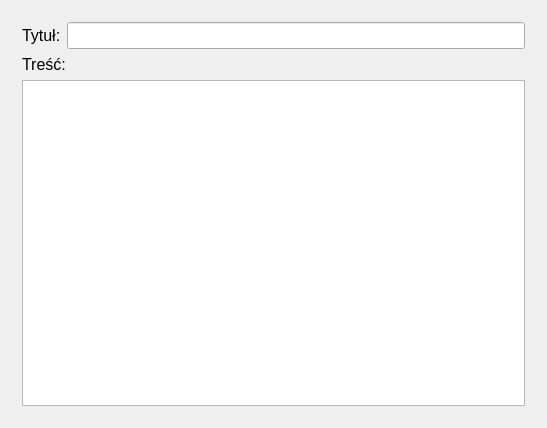
<?xml version="1.0" encoding="UTF-8"?>
<ui version="4.0">
 <class>raport_tworz_okno</class>
 <widget class="QWidget" name="raport_tworz_okno">
  <property name="geometry">
   <rect>
    <x>0</x>
    <y>0</y>
    <width>547</width>
    <height>428</height>
   </rect>
  </property>
  <property name="windowTitle">
   <string>GenerujRaport</string>
  </property>
  <layout class="QGridLayout" name="gridLayout">
   <item row="0" column="0">
    <widget class="QStackedWidget" name="stackedWidget">
     <property name="currentIndex">
      <number>1</number>
     </property>
     <widget class="QWidget" name="wybor_opcji">
      <layout class="QGridLayout" name="gridLayout_2">
       <item row="0" column="0">
        <layout class="QVBoxLayout" name="verticalLayout">
         <item>
          <widget class="QLabel" name="label">
           <property name="font">
            <font>
             <pointsize>16</pointsize>
            </font>
           </property>
           <property name="text">
            <string>TextLabel</string>
           </property>
          </widget>
         </item>
         <item>
          <widget class="QCheckBox" name="checkBox">
           <property name="font">
            <font>
             <pointsize>12</pointsize>
            </font>
           </property>
           <property name="text">
            <string>Kosztorys</string>
           </property>
          </widget>
         </item>
         <item>
          <widget class="QCheckBox" name="checkBox_2">
           <property name="font">
            <font>
             <pointsize>12</pointsize>
            </font>
           </property>
           <property name="text">
            <string>Czas pracy</string>
           </property>
          </widget>
         </item>
         <item>
          <widget class="QCheckBox" name="checkBox_3">
           <property name="font">
            <font>
             <pointsize>12</pointsize>
            </font>
           </property>
           <property name="text">
            <string>Artefakty</string>
           </property>
          </widget>
         </item>
         <item>
          <widget class="QCheckBox" name="checkBox_4">
           <property name="font">
            <font>
             <pointsize>12</pointsize>
            </font>
           </property>
           <property name="text">
            <string>CheckBox</string>
           </property>
          </widget>
         </item>
         <item>
          <widget class="QPushButton" name="pushButton">
           <property name="font">
            <font>
             <pointsize>12</pointsize>
            </font>
           </property>
           <property name="text">
            <string>Kontynuuj</string>
           </property>
          </widget>
         </item>
        </layout>
       </item>
      </layout>
     </widget>
     <widget class="QWidget" name="wysylanie_raportu">
      <layout class="QGridLayout" name="gridLayout_3">
       <item row="0" column="0">
        <layout class="QVBoxLayout" name="verticalLayout_3">
         <item>
          <layout class="QHBoxLayout" name="horizontalLayout">
           <item>
            <widget class="QLabel" name="label_2">
             <property name="font">
              <font>
               <pointsize>12</pointsize>
              </font>
             </property>
             <property name="text">
              <string>Tytuł:</string>
             </property>
            </widget>
           </item>
           <item>
            <widget class="QLineEdit" name="lineEdit">
             <property name="font">
              <font>
               <pointsize>12</pointsize>
              </font>
             </property>
            </widget>
           </item>
          </layout>
         </item>
         <item>
          <layout class="QVBoxLayout" name="verticalLayout_2">
           <item>
            <widget class="QLabel" name="label_3">
             <property name="font">
              <font>
               <pointsize>12</pointsize>
              </font>
             </property>
             <property name="text">
              <string>Treść:</string>
             </property>
            </widget>
           </item>
           <item>
            <widget class="QTextEdit" name="textEdit"/>
           </item>
          </layout>
         </item>
        </layout>
       </item>
      </layout>
     </widget>
    </widget>
   </item>
  </layout>
 </widget>
 <layoutdefault spacing="6" margin="11"/>
 <resources/>
 <connections/>
</ui>
